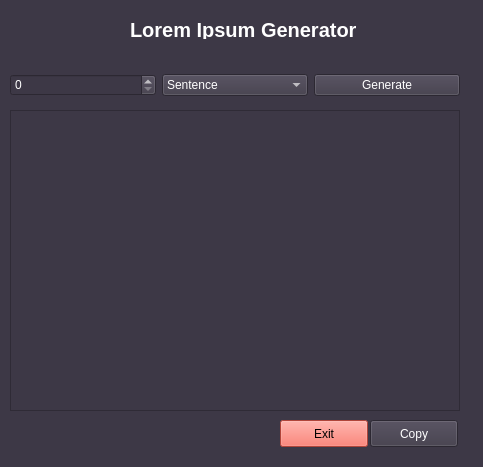
<?xml version="1.0" encoding="UTF-8"?>
<ui version="4.0">
 <class>MainWindow</class>
 <widget class="QMainWindow" name="MainWindow">
  <property name="geometry">
   <rect>
    <x>0</x>
    <y>0</y>
    <width>483</width>
    <height>467</height>
   </rect>
  </property>
  <property name="minimumSize">
   <size>
    <width>483</width>
    <height>467</height>
   </size>
  </property>
  <property name="maximumSize">
   <size>
    <width>483</width>
    <height>467</height>
   </size>
  </property>
  <property name="windowTitle">
   <string>Lorem Ipsum Generator</string>
  </property>
  <property name="styleSheet">
   <string notr="true">background:rgb(61, 56, 70)</string>
  </property>
  <widget class="QWidget" name="centralwidget">
   <widget class="QLabel" name="label">
    <property name="geometry">
     <rect>
      <x>130</x>
      <y>20</y>
      <width>230</width>
      <height>19</height>
     </rect>
    </property>
    <property name="styleSheet">
     <string notr="true">color:white;font-weight:bold;font-size:20px;</string>
    </property>
    <property name="text">
     <string>Lorem Ipsum Generator</string>
    </property>
   </widget>
   <widget class="QTextEdit" name="textEdit">
    <property name="geometry">
     <rect>
      <x>10</x>
      <y>110</y>
      <width>450</width>
      <height>301</height>
     </rect>
    </property>
   </widget>
   <widget class="QPushButton" name="pushButton_2">
    <property name="geometry">
     <rect>
      <x>280</x>
      <y>420</y>
      <width>88</width>
      <height>27</height>
     </rect>
    </property>
    <property name="cursor">
     <cursorShape>PointingHandCursor</cursorShape>
    </property>
    <property name="styleSheet">
     <string notr="true">background:rgb(246, 97, 81)</string>
    </property>
    <property name="text">
     <string>Exit</string>
    </property>
   </widget>
   <widget class="QPushButton" name="pushButton_3">
    <property name="geometry">
     <rect>
      <x>370</x>
      <y>420</y>
      <width>88</width>
      <height>27</height>
     </rect>
    </property>
    <property name="cursor">
     <cursorShape>PointingHandCursor</cursorShape>
    </property>
    <property name="styleSheet">
     <string notr="true">color:White;</string>
    </property>
    <property name="text">
     <string>Copy</string>
    </property>
   </widget>
   <widget class="QWidget" name="layoutWidget">
    <property name="geometry">
     <rect>
      <x>10</x>
      <y>71</y>
      <width>450</width>
      <height>29</height>
     </rect>
    </property>
    <layout class="QHBoxLayout" name="horizontalLayout">
     <item>
      <widget class="QSpinBox" name="spinBox">
       <property name="styleSheet">
        <string notr="true">color:White;</string>
       </property>
      </widget>
     </item>
     <item>
      <widget class="QComboBox" name="comboBox">
       <property name="styleSheet">
        <string notr="true">color:White;</string>
       </property>
       <item>
        <property name="text">
         <string>Sentence</string>
        </property>
       </item>
       <item>
        <property name="text">
         <string>Word</string>
        </property>
       </item>
       <item>
        <property name="text">
         <string>Paragraph</string>
        </property>
       </item>
      </widget>
     </item>
     <item>
      <widget class="QPushButton" name="pushButton">
       <property name="cursor">
        <cursorShape>PointingHandCursor</cursorShape>
       </property>
       <property name="styleSheet">
        <string notr="true">color:White;</string>
       </property>
       <property name="text">
        <string>Generate</string>
       </property>
      </widget>
     </item>
    </layout>
   </widget>
  </widget>
 </widget>
 <resources/>
 <connections/>
</ui>
